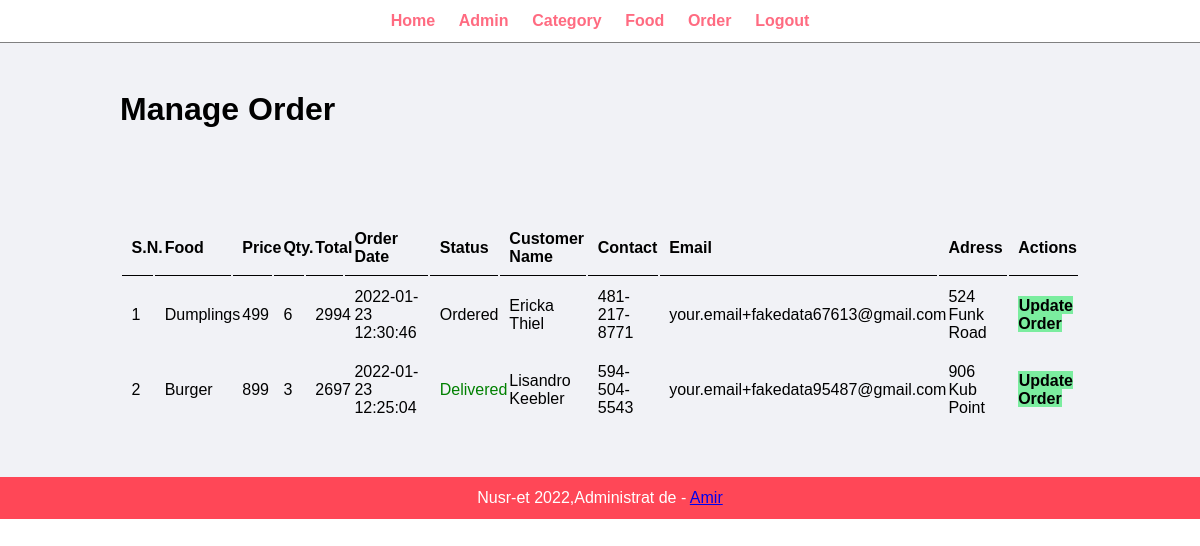
Page /admin/manage-order.php (signed in) on the committed database.
### tables this page shows
CREATE TABLE `tbl_order` (
  `id` int(10) UNSIGNED NOT NULL,
  `food` varchar(150) NOT NULL,
  `price` decimal(10,0) NOT NULL,
  `qty` int(11) NOT NULL,
  `total` decimal(10,0) NOT NULL,
  `order_date` datetime NOT NULL,
  `status` varchar(50) NOT NULL,
  `customer_name` varchar(50) NOT NULL,
  `customer_contact` varchar(20) NOT NULL,
  `customer_email` varchar(50) NOT NULL,
  `customer_adress` varchar(100) NOT NULL
);

### admin/manage-order.php (the view, shortened to what this page needs)
<?php include('partials/menu.php'); ?>
<div class="main-content">
   <div class="wrapper">
    <h1>Manage Order</h1>
   <br>
   <br>
   <br>
            <br><br>
            <table class="tbl-full">
                <tr>
                    <th>S.N.</th>
                    <th>Food</th>
                    <th>Price</th>
                    <th>Qty.</th>
                    <th>Total</th>
                    <th>Order Date</th>
                    <th>Status</th>
                    <th>Customer Name</th>
                    <th>Contact</th>
                    <th>Email</th>
                    <th>Adress</th>
                    <th>Actions</th>
                </tr>
                <?php
                    $sql = "SELECT * FROM tbl_order ORDER BY id DESC";
                    $res = mysqli_query($conn, $sql);
                    $count = mysqli_num_rows($res);
                    $sn = 1;
                    if($count>0)
                    {
                        while($row=mysqli_fetch_assoc($res))
                        {
                            $id = $row['id'];
                            $food = $row['food'];
                            $price = $row['price'];
                            $qty = $row['qty'];
                            $total = $row['total'];
                            $order_date = $row['order_date'];
                            $status = $row['status'];
                            $customer_name = $row['customer_name'];
                            $customer_contact = $row['customer_contact'];
                            $customer_email = $row['customer_email'];
                            $customer_adress = $row['customer_adress'];
                            ?>
                            <tr>
                                <td><?php echo $sn++; ?> </td>
                                <td><?php echo $food; ?></td>
                                <td><?php echo $price; ?></td>
                                <td><?php echo $qty; ?></td>
                                <td><?php echo $total; ?></td>
                                <td><?php echo $order_date; ?></td>
                                <td>
                                    <?php
                                    if($status=="Ordered")
                                    {
                                        echo "<label>$status</label>";
                                    }
                                    elseif($status=="On Delivery")
                                    {
                                        echo "<label style='color: orange;'>$status</label>";
                                    }
                                    elseif($status=="Delivered")
                                    {
                                        echo "<label style='color: green;'>$status</label>";
                                    }
                                    elseif($status=="Canceled")
                                    {
                                        echo "<label style='color: red;'>$status</label>";
                                    }
                                    ?>
                                </td>
                                <td><?php echo $customer_name; ?></td>
                                <td><?php echo $customer_contact; ?></td>
                                <td><?php echo $customer_email; ?></td>
                                <td><?php echo $customer_adress; ?></td>
                                <td>
                                    <a href="<?php echo SITEURL; ?>admin/update-order.php?id=<?php echo $id; ?>" class="btn-secondary">Update Order </a>
                                </td>
                            </tr>
                            <?php
                        }
                    }
                    else
                    {
                        echo "<tr>
                            <td colspan='12' class='error' >Orders not available</td>
                        </tr>";
                    }
                ?>
            </table>
   </div>
</div>
<?php include('partials/footer.php'); ?>

### css/admin.css (style rules this page uses)
* { margin: 0; padding: 0; font-family: Arial, Helvetica, sans-serif; }
.wrapper { padding: 1%; width: 80%; margin: 0 auto; }
.tbl-full { width: 100%; }
table tr th { border-bottom: 1px solid black; padding: 1%; text-align: left; }
table tr td { padding: 1%; }
.btn-secondary { background-color: #7bed9f; padding: 1%; color: black; text-decoration: none; font-weight: bold; }
.main-content { background-color: #f1f2f6; padding: 3% 0; }

### rows in the picture
tbl_order: food "Dumplings", price "499", qty "6", total "2994", order_date "2022-01-23 12:30:46", status "Ordered", customer_name "Ericka Thiel", customer_contact "481-217-8771", customer_email "your.email+fakedata67613@gmail.com", customer_adress "524 Funk Road"
tbl_order: food "Burger", price "899", qty "3", total "2697", order_date "2022-01-23 12:25:04", status "Delivered", customer_name "Lisandro Keebler", customer_contact "594-504-5543", customer_email "your.email+fakedata95487@gmail.com", customer_adress "906 Kub Point"
